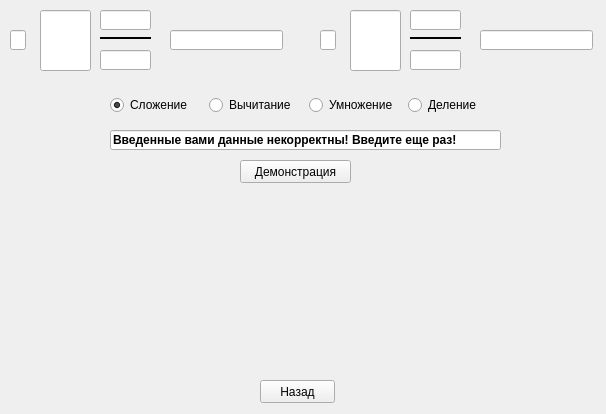
<?xml version="1.0" encoding="UTF-8"?>
<ui version="4.0">
 <class>WindowPresentation</class>
 <widget class="QWidget" name="WindowPresentation">
  <property name="geometry">
   <rect>
    <x>0</x>
    <y>0</y>
    <width>606</width>
    <height>414</height>
   </rect>
  </property>
  <property name="windowTitle">
   <string>Демонстрация</string>
  </property>
  <widget class="QPushButton" name="pushButtonBack1">
   <property name="geometry">
    <rect>
     <x>260</x>
     <y>380</y>
     <width>75</width>
     <height>23</height>
    </rect>
   </property>
   <property name="text">
    <string>Назад</string>
   </property>
  </widget>
  <widget class="QPushButton" name="pushButtonDemo">
   <property name="geometry">
    <rect>
     <x>240</x>
     <y>160</y>
     <width>111</width>
     <height>23</height>
    </rect>
   </property>
   <property name="text">
    <string>Демонстрация</string>
   </property>
  </widget>
  <widget class="QWidget" name="layoutWidget">
   <property name="geometry">
    <rect>
     <x>110</x>
     <y>80</y>
     <width>391</width>
     <height>51</height>
    </rect>
   </property>
   <layout class="QHBoxLayout" name="horizontalLayout">
    <item>
     <widget class="QRadioButton" name="radioButtonSumm">
      <property name="text">
       <string>Сложение</string>
      </property>
      <property name="checked">
       <bool>true</bool>
      </property>
     </widget>
    </item>
    <item>
     <widget class="QRadioButton" name="radioButtonSubtraction">
      <property name="text">
       <string>Вычитание</string>
      </property>
     </widget>
    </item>
    <item>
     <widget class="QRadioButton" name="radioButtonMulti">
      <property name="text">
       <string>Умножение</string>
      </property>
     </widget>
    </item>
    <item>
     <widget class="QRadioButton" name="radioButtonDivision">
      <property name="text">
       <string>Деление</string>
      </property>
     </widget>
    </item>
   </layout>
  </widget>
  <widget class="Line" name="line">
   <property name="geometry">
    <rect>
     <x>100</x>
     <y>30</y>
     <width>51</width>
     <height>16</height>
    </rect>
   </property>
   <property name="frameShadow">
    <enum>QFrame::Plain</enum>
   </property>
   <property name="lineWidth">
    <number>2</number>
   </property>
   <property name="orientation">
    <enum>Qt::Horizontal</enum>
   </property>
  </widget>
  <widget class="QLineEdit" name="lineEditDecimal1">
   <property name="geometry">
    <rect>
     <x>170</x>
     <y>30</y>
     <width>113</width>
     <height>20</height>
    </rect>
   </property>
  </widget>
  <widget class="QLineEdit" name="lineEditSign1">
   <property name="geometry">
    <rect>
     <x>10</x>
     <y>30</y>
     <width>16</width>
     <height>20</height>
    </rect>
   </property>
  </widget>
  <widget class="QLineEdit" name="lineEditNumerator1">
   <property name="geometry">
    <rect>
     <x>100</x>
     <y>10</y>
     <width>51</width>
     <height>20</height>
    </rect>
   </property>
  </widget>
  <widget class="QLineEdit" name="lineEditTotal1">
   <property name="geometry">
    <rect>
     <x>40</x>
     <y>10</y>
     <width>51</width>
     <height>61</height>
    </rect>
   </property>
  </widget>
  <widget class="QLineEdit" name="lineEditDenominator1">
   <property name="geometry">
    <rect>
     <x>100</x>
     <y>50</y>
     <width>51</width>
     <height>20</height>
    </rect>
   </property>
  </widget>
  <widget class="QLineEdit" name="lineEditDenominator2">
   <property name="geometry">
    <rect>
     <x>410</x>
     <y>50</y>
     <width>51</width>
     <height>20</height>
    </rect>
   </property>
  </widget>
  <widget class="Line" name="line_2">
   <property name="geometry">
    <rect>
     <x>410</x>
     <y>30</y>
     <width>51</width>
     <height>16</height>
    </rect>
   </property>
   <property name="frameShadow">
    <enum>QFrame::Plain</enum>
   </property>
   <property name="lineWidth">
    <number>2</number>
   </property>
   <property name="orientation">
    <enum>Qt::Horizontal</enum>
   </property>
  </widget>
  <widget class="QLineEdit" name="lineEditTotal2">
   <property name="geometry">
    <rect>
     <x>350</x>
     <y>10</y>
     <width>51</width>
     <height>61</height>
    </rect>
   </property>
  </widget>
  <widget class="QLineEdit" name="lineEditNumerator2">
   <property name="geometry">
    <rect>
     <x>410</x>
     <y>10</y>
     <width>51</width>
     <height>20</height>
    </rect>
   </property>
  </widget>
  <widget class="QLineEdit" name="lineEditDecimal2">
   <property name="geometry">
    <rect>
     <x>480</x>
     <y>30</y>
     <width>113</width>
     <height>20</height>
    </rect>
   </property>
  </widget>
  <widget class="QLineEdit" name="lineEditSign2">
   <property name="geometry">
    <rect>
     <x>320</x>
     <y>30</y>
     <width>16</width>
     <height>20</height>
    </rect>
   </property>
  </widget>
  <widget class="QLineEdit" name="lineEditError">
   <property name="geometry">
    <rect>
     <x>110</x>
     <y>130</y>
     <width>391</width>
     <height>20</height>
    </rect>
   </property>
   <property name="font">
    <font>
     <pointsize>9</pointsize>
     <weight>75</weight>
     <bold>true</bold>
    </font>
   </property>
   <property name="text">
    <string>Введенные вами данные некорректны! Введите еще раз!</string>
   </property>
   <property name="readOnly">
    <bool>true</bool>
   </property>
  </widget>
 </widget>
 <resources/>
 <connections/>
</ui>
